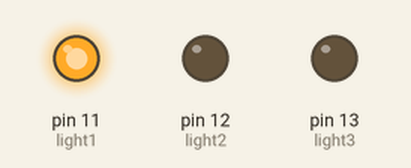
The sketch below on a simulated Arduino Uno, built with avr-gcc and run on an emulated ATmega328P. Parts: output pins drawn as LEDs (lit = HIGH).

Above: at 1.5 s.
At 3.3 s:
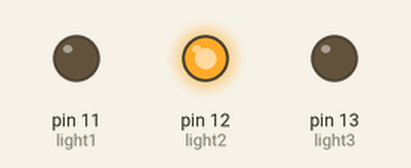
At 5.1 s:
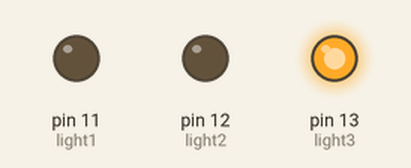
Timing chart, 0 to 9.4 s (numbered marks = the images above):
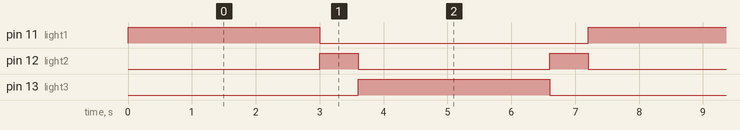

Measured:
- by itself, pin 11 (light1), pin 13 (light3): alternates HIGH for 3.0 s and LOW for 4.2 s
- by itself, pin 12 (light2): alternates HIGH for 0.60 s and LOW for 3.0 s
- by itself, everything shown: repeats every 7.2 s, in 5 steps

The sketch:

C++_Arduino_traffic_signal.ino
```cpp
int light1 = 11;
int light2 = 12;
int light3 = 13;

void setup()
{
  pinMode(light1, OUTPUT);
  pinMode(light2, OUTPUT);
  pinMode(light3, OUTPUT);
}

void loop()
{
digitalWrite(light1, HIGH);
delay(3000);
digitalWrite(light1, LOW);

digitalWrite(light2, HIGH);
delay(600);
digitalWrite(light2, LOW);

digitalWrite(light3, HIGH);
delay(3000);
digitalWrite(light3, LOW);

digitalWrite(light2, HIGH);
delay(600);
digitalWrite(light2, LOW);
}
```
